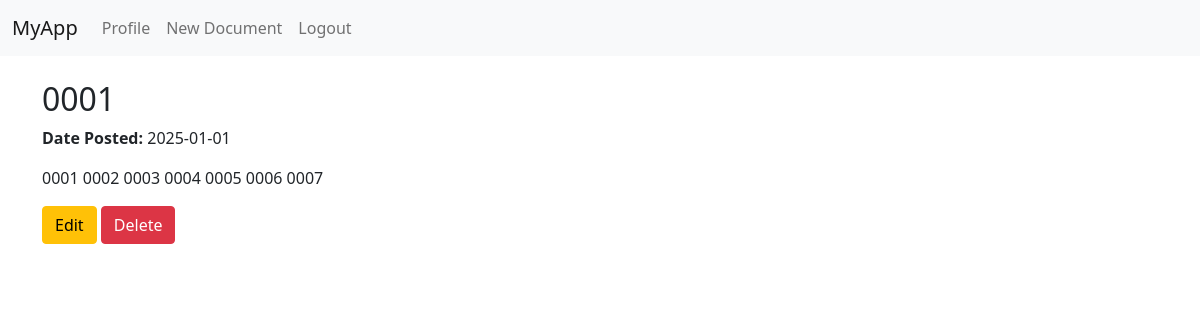
The app's page /document/1 (signed in) with its own data.
### models.py (models this page shows)
class Document(db.Model):
    id = db.Column(db.Integer, primary_key=True)
    title = db.Column(db.String(200))#, nullable=False
    content = db.Column(db.Text) #,nullable=False
    date_posted = db.Column(db.DateTime, nullable=False, default=datetime.utcnow)
    user_id = db.Column(db.Integer, db.ForeignKey('user.id'), nullable=False)

### app.py (the view)
@app.route("/document/<int:doc_id>")
@login_required
def document(doc_id):
    document = Document.query.get_or_404(doc_id)
    if document.author != current_user:
        abort(403)
    return render_template('document.html', title=document.title, document=document, content=document.content) #zuihouyige

### app.py (called while the page is built)
@login_manager.user_loader
def load_user(user_id):
    return User.query.get(int(user_id))

### models.py (called while the page is built)
    @property
    def is_authenticated(self):
        return True

### templates/document.html (shortened to what this page needs)
{% extends "base.html" %}
{% block content %}
    <h2>{{ document.title }}</h2>
    <p><strong>Date Posted:</strong> {{ document.date_posted.strftime('%Y-%m-%d') }}</p>
    <p>{{ document.content }}</p>
    <div>
        <a href="{{ url_for('update_document', doc_id=document.id) }}" class="btn btn-warning">Edit</a>
        <form action="{{ url_for('delete_document', doc_id=document.id) }}" method="POST" style="display:inline;">
            <button type="submit" class="btn btn-danger">Delete</button>
        </form>
    </div>
{% endblock %}

### records on screen
Document: title "0001", date_posted "2025-01-01", content "0001 0002 0003 0004 0005 0006 0007"
